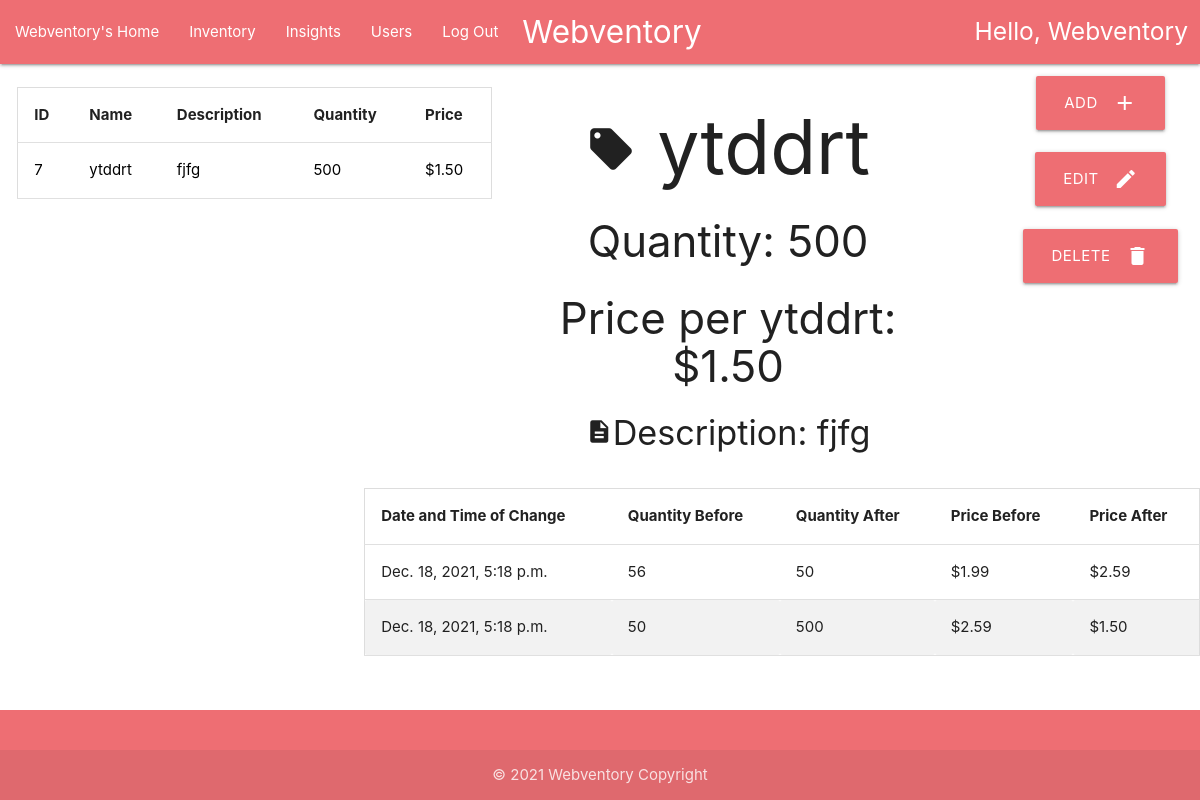
The page /userInventory/7/ (signed in) on the database as committed earlier.
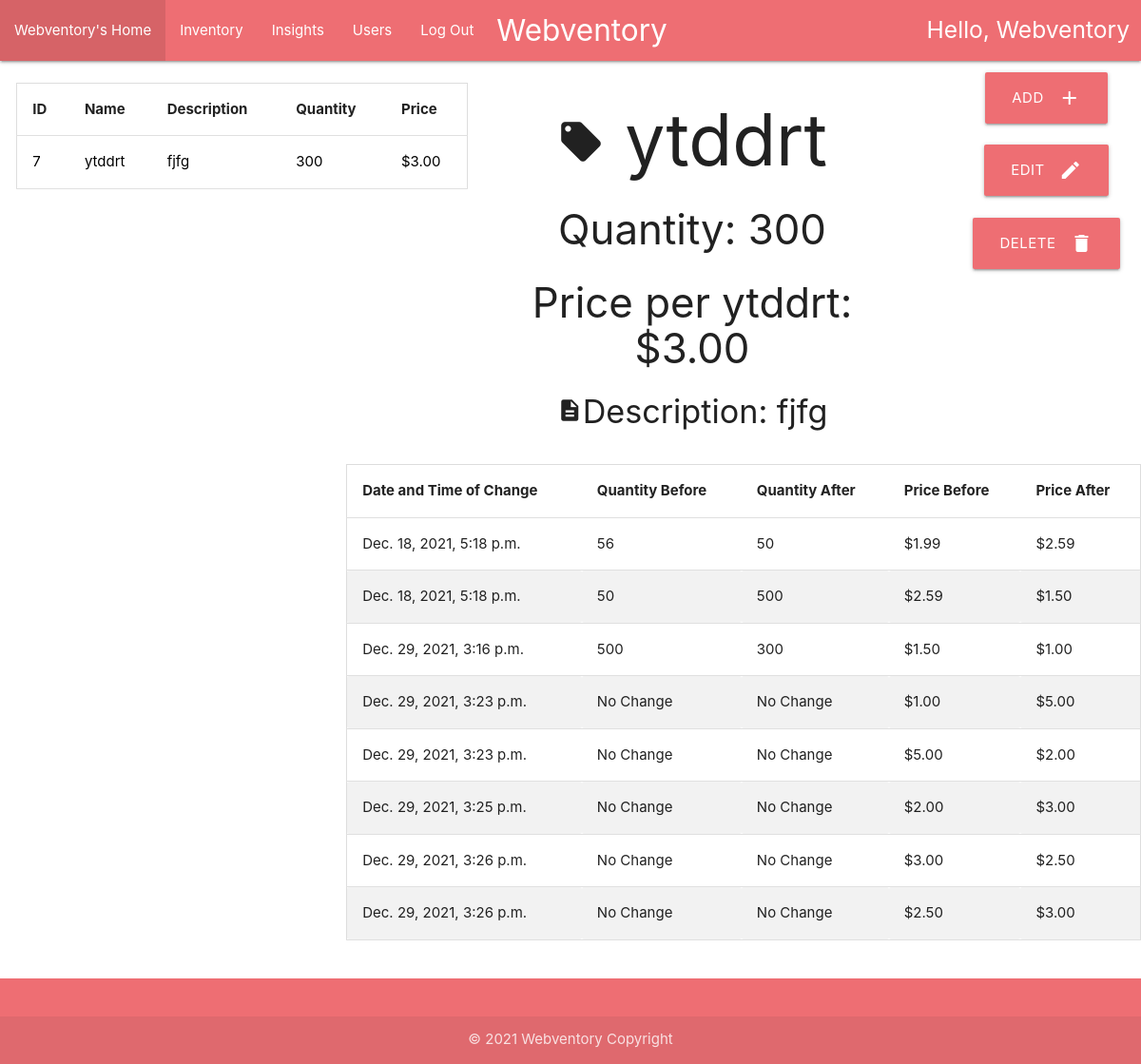
The same page on the database as committed later.
### home/models.py (models this page shows, shortened)
class Item(models.Model):
    id = models.AutoField(unique=True, primary_key=True)
    name = models.CharField(max_length=30)
    description = models.CharField(max_length=100)
    quantity = models.IntegerField()
    price = models.DecimalField(max_digits=9,decimal_places=2)
    user_visibility = models.CharField(max_length=30)

class ItemHistory(models.Model):
    item_id = models.ForeignKey(
        Item,
        models.SET_NULL,
        blank=True,
        null=True,
    )
    quantity_before = models.IntegerField()
    quantity_after = models.IntegerField()
    price_before = models.FloatField()
    price_after = models.FloatField()
    date_of_change = models.DateTimeField()

### home/views.py (the view)
# urls.py: path('userInventory/', views.user_inventory),
@login_required(login_url='/login')
def user_inventory(request, item_id=0):
    clear_graph_history(request.user)
    items = Item.objects.all().select_related()
    item = str()
    item_history = str()
    if item_id != 0:
        item = Item.objects.get(id=item_id)
        item_history = ItemHistory.objects.filter(item_id=item).select_related()
    return render(request, 'home/userHomeInventory.html',
                  {"username": str(request.user).title(), "item": item, "items": items, "itemHistories": item_history})

### home/models.py (called while the page is built)
    def __str__(self):
        return self.username

### home/views.py (called while the page is built)
def clear_graph_history(username):
    path = os.path.join(os.path.dirname(__file__), 'static', 'home', 'temp', f'{username}')
    if os.path.exists(path):
        os.chdir(path)
        for file in os.listdir(path):
            os.remove(file)

### home/templates/home/userHomeInventory.html (shortened to what this page needs)
{% extends 'home/userHome.html' %}
{% block content %}
{% load static %}
<link rel="stylesheet" href="{% static 'home/css/style.css' %}">
<div class="row" style="padding-left : .5%;">
    <div class="container-fluid">
        <div class="col s5 center">
            <br>
            <table id="myTable">
                <thead>
                <tr>
                    <th>ID</th>
                    <th>Name</th>
                    <th>Description</th>
                    <th>Quantity</th>
                    <th>Price</th>
                </tr>
                </thead>
                <tbody>
                {% for item in items %}
                {% if item.user_visibility == user.username %}
                <tr>
                    <td><a style="color: black" href="/userInventory/{{item.id}}">
                        {{ item.id }}
                    </a></td>
                    <td><a style="color: black" href="/userInventory/{{item.id}}">
                        {{ item.name }}
                    </a></td>
                    <td><a style="color: black" href="/userInventory/{{item.id}}">
                        {{ item.description }}
                    </a></td>
                    <td><a style="color: black" href="/userInventory/{{item.id}}">
                        {{ item.quantity }}
                    </a></td>
                    <td><a style="color: black" href="/userInventory/{{item.id}}">
                        ${{ item.price|floatformat:2 }}
                    </a></td>
                </tr>
                {% endif %}
                {% endfor %}
                </tbody>
            </table>
            <br>
        </div>
    </div>
    <div class="col s5 center" style="padding-right : 5%">
        {%if item %}
        <h1 style="font-size: 75px"><i class="material-icons small" style="font-size : 50px">local_offer</i>
            {{item.name}}</h1>
        <h3>Quantity: {{item.quantity}}</h3>
        <h3>Price per {{item.name}}: ${{item.price|floatformat:2}}</h3>
        <h4><i class="material-icons small" style="font-size: 27px">description</i>Description: {{item.description}}
        </h4>
        {% endif %}
    </div>
    <div class="col s2 container center" style="padding-top:1%;">
        <span>
         <a class="waves-effect waves-light btn-large hoverable" style="background-color: #ee6e73;"
            href="/create"><i class="material-icons right">add</i>Add</a>
         <br>
         <br>
         {% if item %}
             <a class="waves-effect waves-light btn-large hoverable" style="background-color: #ee6e73;"
                href="edit"><i class="material-icons right">edit</i>Edit</a>
            <br>
            <br>
            <a class="waves-effect waves-light btn-large hoverable" style="background-color: #ee6e73;"
                href="delete"><i class="material-icons right">delete</i>Delete</a>
         {% endif %}
         </span>
        <br>
    </div>
    {% if item %}
    <div class="row s1 container right">
        <br>
        <table>
            <thead>
            <tr>
                <th>Date and Time of Change</th>
                <th>Quantity Before</th>
                <th>Quantity After</th>
                <th>Price Before</th>
                <th>Price After</th>
            </tr>
            </thead>
            <tbody>
            {% for itemHistory in itemHistories %}
            <tr>
                <td>{{itemHistory.date_of_change}}</td>
                {% if itemHistory.quantity_after != itemHistory.quantity_before %}
                <td>{{itemHistory.quantity_before}}</td>
                <td>{{itemHistory.quantity_after}}</td>
                {% else %}
                <td>No Change</td>
                <td>No Change</td>
                {% endif %}
                {% if itemHistory.price_after != itemHistory.price_before %}
                <td>${{itemHistory.price_before|floatformat:2}}</td>
                <td>${{itemHistory.price_after|floatformat:2}}</td>
                {% else %}
                <td>No Change</td>
                <td>No Change</td>
                {% endif %}
            </tr>
            {% endfor %}
            </tbody>
        </table>
    </div>
    {% endif %}
</div>
{% endblock %}

### home/templates/home/userHome.html (shortened to what this page needs)
{% extends "home/userHomeBase.html" %}
{% block content %}
{% load static %}
{% endblock %}

### home/templates/home/userHomeBase.html (shortened to what this page needs)
<!DOCTYPE html>
<html lang="en">
<head>
    {% load static %}
    <link rel="stylesheet" href="{% static 'home/css/materialize.css' %}">
    <link rel="stylesheet" href="{% static 'home/css/style.css' %}">
</head>
<body>
<nav>
    <div class="nav-wrapper container-fluid">
        <a href="/" class="brand-logo center" style="padding-left: 2%"
        >Webventory</a
        >
        <ul class="left hide-on-med-and-down">
            <li><a href="/userHome">{{username}}'s Home</a></li>
            <li><a href="/userInventory">Inventory</a></li>
            <li><a href="/userInsights">Insights</a></li>
            <li><a href="#">Users</a></li>
            <li><a href="/logout">Log Out</a></li>
        </ul>
        <h5 class="right" style="padding-right: 1%; padding-top: 0.125%">
            Hello, {{username}}
        </h5>
    </div>
</nav>
<main>
    {% block content %}
    {% endblock %}
</main>
<footer class="page-footer">
    <div class="footer-copyright">
        <div class="container center">© 2021 Webventory Copyright</div>
    </div>
</footer>
</body>
</html>

### home/static/home/css/style.css (style rules this page uses)
body { display: flex; min-height: 100vh; flex-direction: column; }
main { flex: 1 0 auto; }
table { border-spacing: 0; width: 100%; border: 1px solid #ddd; }
th { cursor: pointer; }
th, td { text-align: left; padding: 16px; }
tr:nth-child(even) { background-color: #f2f2f2 }

Rows that differ between the two databases and show on the page:
changed Item "ytddrt": quantity "500" → "300"; price "1.50" → "3.00"
added ItemHistory: date_of_change "Dec. 29, 2021, 3:16 p.m.", quantity_before "500", quantity_after "300", price_before "1.50", price_after "1.00"
added ItemHistory: date_of_change "Dec. 29, 2021, 3:23 p.m.", quantity_after "No Change", price_before "1.00", price_after "5.00"
added ItemHistory: date_of_change "Dec. 29, 2021, 3:23 p.m.", quantity_after "No Change", price_before "5.00", price_after "2.00"
added ItemHistory: date_of_change "Dec. 29, 2021, 3:25 p.m.", quantity_after "No Change", price_before "2.00", price_after "3.00"
added ItemHistory: date_of_change "Dec. 29, 2021, 3:26 p.m.", quantity_after "No Change", price_before "3.00", price_after "2.50"
added ItemHistory: date_of_change "Dec. 29, 2021, 3:26 p.m.", quantity_after "No Change", price_before "2.50", price_after "3.00"
